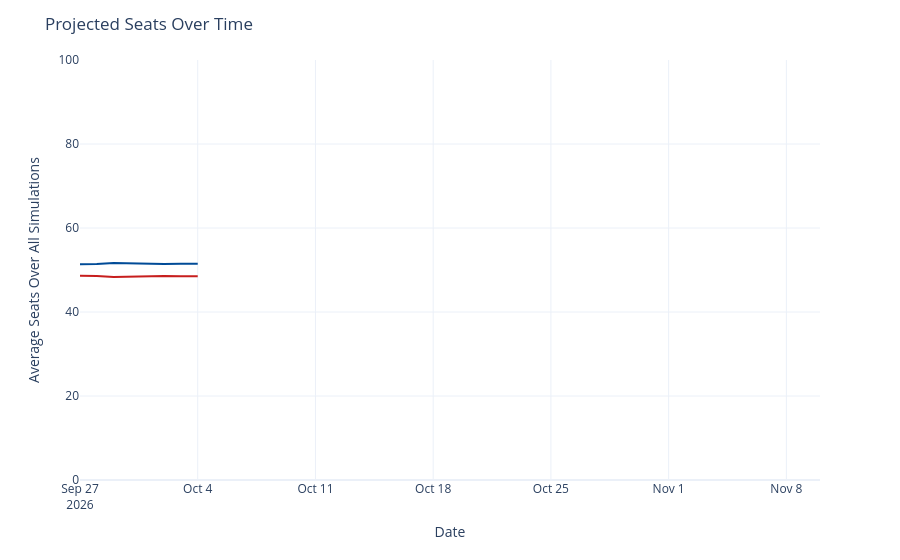

The notebook cell this image was saved under:
### Code cell
seats_over_time = output_ts[(output_ts['geo'] == 'US Senate') &
                             (output_ts['type'] == 'seats')]
seats_over_time['rep_seats'] = seats_over_time['y'].map(lambda x: 100 - x)
seats_over_time = seats_over_time.rename({'y': 'Democrats', 'rep_seats': 'Republicans'}, axis=1)
seats_time_ser = px.line(seats_over_time, x='date', y=['Democrats', 'Republicans'], template='plotly_white',
                        color_discrete_map={'Democrats': '#004b97', 'Republicans': '#c71e1d'},)
seats_time_ser.update_traces(hovertemplate="%{y:.1f}")
seats_time_ser.update_layout(
    xaxis=dict(range=[pd.to_datetime('2026-09-27'), pd.to_datetime('2026-11-10')]),
    yaxis=dict(range=[0, 100]),
    xaxis_title='Date',
    yaxis_title='Average Seats Over All Simulations',
    title=dict(text="Projected Seats Over Time"),
    hovermode="x",
    showlegend=False
)
seats_time_ser

### Figure 1 — Plotly figure (JSON) as saved in the notebook; plotly's stock layout.template omitted (floating-point values rounded to 4 significant figures)
{"data": [{"hovertemplate": "%{y:.1f}", "legendgroup": "Democrats", "line": {"color": "#004b97", "dash": "solid"}, "marker": {"symbol": "circle"}, "mode": "lines", "name": "Democrats", "orientation": "v", "showlegend": true, "type": "scatter", "x": ["2026-09-27", "2026-09-28", "2026-09-29", "2026-09-30", "2026-10-01", "2026-10-02", "2026-10-03", "2026-10-04"], "xaxis": "x", "y": [51.35, 51.4, 51.64, 51.51, 51.41, 51.42, 51.47, 51.47], "yaxis": "y"}, {"hovertemplate": "%{y:.1f}", "legendgroup": "Republicans", "line": {"color": "#c71e1d", "dash": "solid"}, "marker": {"symbol": "circle"}, "mode": "lines", "name": "Republicans", "orientation": "v", "showlegend": true, "type": "scatter", "x": ["2026-09-27", "2026-09-28", "2026-09-29", "2026-09-30", "2026-10-01", "2026-10-02", "2026-10-03", "2026-10-04"], "xaxis": "x", "y": [48.65, 48.6, 48.36, 48.49, 48.59, 48.58, 48.53, 48.53], "yaxis": "y"}], "layout": {"hovermode": "x", "legend": {"title": {"text": "variable"}, "tracegroupgap": 0}, "margin": {"t": 60}, "showlegend": false, "title": {"text": "Projected Seats Over Time"}, "xaxis": {"anchor": "y", "domain": [0, 1], "range": ["2026-09-27T00:00:00", "2026-11-10T00:00:00"], "title": {"text": "Date"}}, "yaxis": {"anchor": "x", "domain": [0, 1], "range": [0, 100], "title": {"text": "Average Seats Over All Simulations"}}}}
